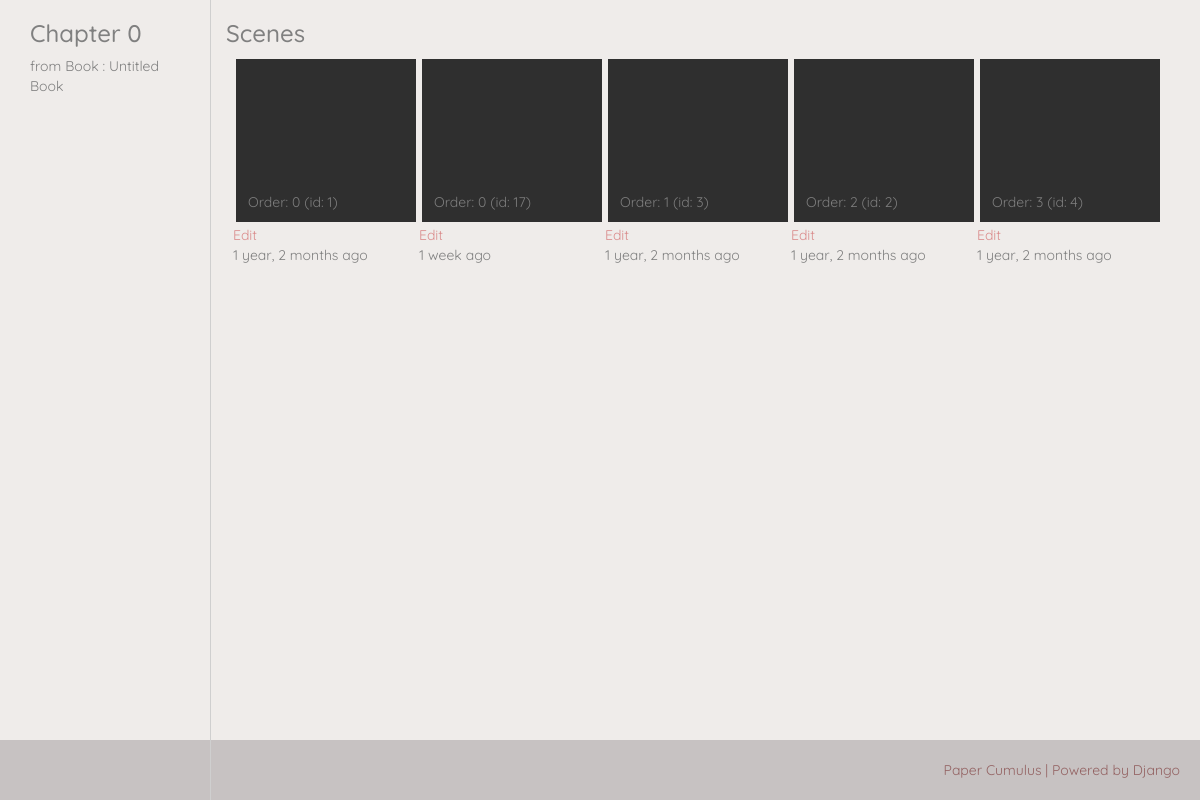
The page /flipbooks/1/0/ on the database its author committed.
### flipbooks/models.py (models this page shows, shortened)
class Chapter(models.Model):
    number = models.IntegerField(default="0")
    title = models.CharField(max_length=50, blank=True, default="Untitled")
    id64 = models.CharField(max_length=8, blank=True, default='')
    book = models.ForeignKey(Book, on_delete=models.CASCADE)
    date_created = models.DateTimeField(auto_now_add=True)
    date_modified = models.DateTimeField(auto_now=True)
    def __str__(self):
        return "{} : {} : {}".format(self.number, self.title, self.id64)

class Book(models.Model):
    title = models.CharField(max_length=50, blank=False, default="Untitled Book")
    slug = models.SlugField(blank=True, default='')
    date_created = models.DateTimeField(auto_now_add=True)
    date_modified = models.DateTimeField(auto_now=True)

class Scene(models.Model):
    order = models.IntegerField(default="0")
    children_li = models.TextField(max_length=200, blank=True, default="")
    name = models.CharField(max_length=50, blank=True, default="")
    description = models.TextField(max_length=100, blank=True, default="")
    chapter = models.ForeignKey(Chapter, on_delete=models.CASCADE, default=0)
    date_created = models.DateTimeField(auto_now_add=True)
    date_modified = models.DateTimeField(auto_now=True)

### flipbooks/views.py (the view)
# urls.py: re_path(r'^(?P<book_pk>\d+)/(?P<chapter_number>\d+)/$', views.ChapterDetailView_REACT.as_view(), name='chapter-detail'),
class ChapterDetailView_REACT(generic.TemplateView):
    model = Chapter
    queryset = Chapter.objects.all()
    template_name = "frontend/chapter_detail.html" # use frontend
    def get_context_data(self, *args, **kwargs):
        context = super(ChapterDetailView_REACT, self).get_context_data(*args, **kwargs)
        book = Book.objects.get(pk=kwargs['book_pk'])
        chapter = book.chapter_set.filter(number=kwargs['chapter_number'])[0]
        context['object_chapter'] = chapter
        context['object_scene_list'] = context['object_chapter'].scene_set.order_by('order')
        scene_create_form = forms.SceneCreateForm(initial={"chapter_number": chapter.number})
        context["scene_create_form"] = scene_create_form
        return context

### flipbooks/helpermodule/helpers.py (called while the page is built)
def is_valid_children_li(cli):
    if isinstance(cli, str) or isinstance(cli, str): # is it a string?
        cli = cli.split(",")
    elif isinstance(cli, list): # is it a list?
        pass
    else:
        return False
    cli = ''.join(cli)
    cli = cli.replace(" ","")
    if cli == '' : return False
    return True

### flipbooks/templatetags/flipbooks_custom_tags.py (called while the page is built)
@register.filter(name='map_queryset')
def map_queryset(qs, ref_ids):
    print("------ref_id recieved-------")
    print(ref_ids)
    if helpers.is_valid_children_li(ref_ids):
        ref_ids = ref_ids.split(",")
        ref_ids = [int(stringy_id) for stringy_id in ref_ids]
    else: return qs
    qs = list(qs)
    qs.sort(key=lambda frame: ref_ids.index(frame.id) if frame.id in ref_ids else -1)
    return qs

### frontend/templates/frontend/chapter_detail.html (shortened to what this page needs)
{% extends "layout_columned.html" %}
{% load thumbnail %}
{% load flipbooks_custom_tags %}
{% block left_column %}
    <h3>Chapter {{object_chapter.number}}</h3>
    <p>
        from Book : {{object_chapter.book.title}}
    </p>
{% endblock %}
{% block right_column %}
    <h3>Scenes</h3>
    <ul class="list_scenes">
        {% for scene in object_scene_list %}
            <li>
                <a class="scene_container" href="{% url 'flipbooks:scene-play' pk=scene.pk %}">
                    <span class="flex_item preview_container">
                        {% with scene.strip_set.all|map_queryset:scene.children_li as mapped_strip_set %}
                            <div class="preview">
                            </div>
                        {% endwith %}
                    </span>
                    <span class="flex_item header">
                        Order: {{scene.order}} (id: {{scene.id}})
                    </span>
                    <a class="scene_edit" href="{% url 'flipbooks:scene-edit' pk=scene.pk %}">Edit</a>
                    <div class="flex_item timestamp">
                        {{ scene.date_created|timesince }} ago
                    </div>
                </a>
            </li>
        {% empty %}
            <p>No strips could be found</p>
        {% endfor %}
    </ul>
{% endblock %}
{% block extra_js %}
    {% load static %}
{% endblock extra_js %}

### proj_cumulus/templates/layout_columned.html (shortened to what this page needs)
{% extends "base.html" %}
{% block wrapper_class %}columned{% endblock %}
{% block layout %}
    <div class="container">
    <div class="row">
        <div class="col-md-2 left_column">
            {% block left_column %}
            {% endblock %}
        </div>
        <div class="col-md-10 right_column">
            {% block right_column %}
            {% endblock %}
        </div>
    </div>
    </div>
{% endblock %}

### proj_cumulus/templates/base.html (shortened to what this page needs)
{% load static %}
<!DOCTYPE html>
<html lang="en">
  <head>
    <link href="{% static 'bootstrap/css/bootstrap.min.css' %}" rel="stylesheet">
    <link rel="stylesheet" href="https://use.fontawesome.com/releases/v5.3.1/css/all.css">
    <link href="{% static 'css_static/output.css' %}" rel="stylesheet">
  </head>
<body class="{% block body_class %}{% endblock body_class %}">
    <div class="flexy_content_wrapper {% block wrapper_class %}{% endblock %}">
        {% block layout %}
        {% endblock %}
    </div>
    <div class='footer'>
        <span>Paper Cumulus | Powered by Django</span>
    </div>
  </body>
</html>

### rows shown on the page
Chapter: number "0", book "Untitled Book"
Scene: order "0", id "1", date_created "1 year, 2 months"
Scene: order "0", id "17", date_created "1 week"
Scene: order "1", id "3", date_created "1 year, 2 months"
Scene: order "2", id "2", date_created "1 year, 2 months"
Scene: order "3", id "4", date_created "1 year, 2 months"
